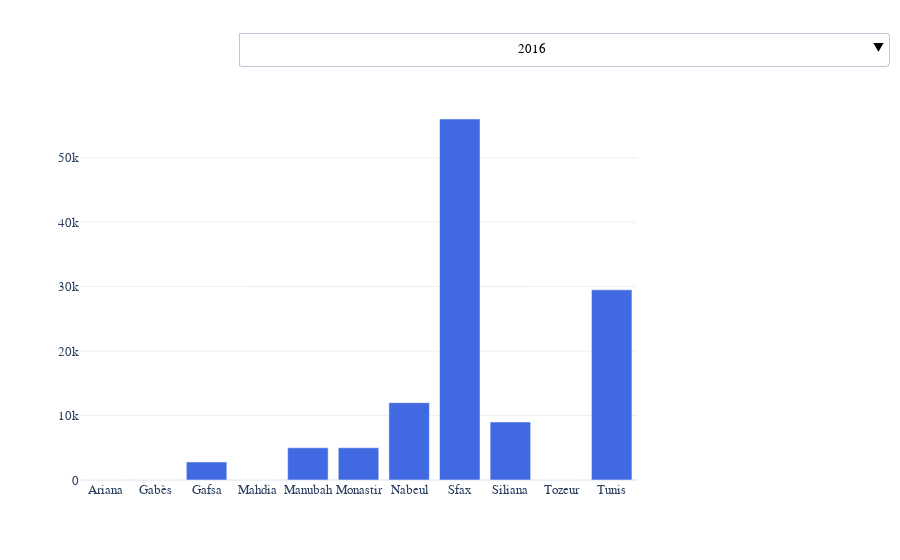

Notebook code cell kept with this figure:
### Markdown cell above
# Subventions

### Code cell
df1=pd.read_csv('subvention20162017.csv')
df2=pd.read_csv('subventionassociationsfinancespubliques2018.csv')


gk = df1.groupby('gov_name_f').sum()
data_bar=[ go.Bar(name='2016',
           visible=True,
           x=gk.index, 
           y=gk['subvention_2016'],
           marker_color='royalblue'),
         go.Bar(name='2017',
           visible=False,
           x= gk.index, 
           y= gk['subvention_2017'],
          marker_color='royalblue'),
         go.Bar(name='2018',
           visible=False,
           x=gk.index, 
           y=df2['Subvention'],
           marker_color='royalblue'),
          
        ]
    
list_updatemenus=[
        {'args':[{"visible":[True,False,False]}],
         'label':"                                                                                         2016                                                                                                         ",
         'method':"update"},
    
        {'args':[{"visible":[False,True,False]}],
         'label':"                                                                                         2017",
         'method':"update"},

         {'args':[{"visible":[False,False,True]}],
         'label':"                                                                                         2018",
         'method':"update"}]
layout_bar=go.Layout(updatemenus=list([dict(buttons= list_updatemenus,
                                                     x=1.45,
                                                     y=1.18,
                                                     bgcolor='white',
                                                     font=dict(color="black"))]),
                     title_text="",
                     template='plotly_white',
                     font=dict(
#                          color="white",
                    family=" Gravitas One, cursive",
                    size=13), 
#                      paper_bgcolor='rgb(0,0,0)',plot_bgcolor='rgba(0,0,0)'
                    )

#defining figure and plotting
sub_gov_an = go.Figure(data_bar,layout_bar)
sub_gov_an.show()

### Figure 1 — Plotly figure (JSON) as saved in the notebook; plotly's stock layout.template omitted (floating-point values rounded to 4 significant figures)
{"data": [{"marker": {"color": "royalblue"}, "name": "2016", "type": "bar", "visible": true, "x": ["Ariana", "Gabès", "Gafsa", "Mahdia", "Manubah", "Monastir", "Nabeul", "Sfax", "Siliana", "Tozeur", "Tunis"], "y": [0, 0, 2800, 0, 5000, 5000, 12000, 56000, 9000, 0, 29500]}, {"marker": {"color": "royalblue"}, "name": "2017", "type": "bar", "visible": false, "x": ["Ariana", "Gabès", "Gafsa", "Mahdia", "Manubah", "Monastir", "Nabeul", "Sfax", "Siliana", "Tozeur", "Tunis"], "y": [5000, 10000, 3500, 5000, 6000, 7000, 13000, 56000, 10000, 4000, 46000]}, {"marker": {"color": "royalblue"}, "name": "2018", "type": "bar", "visible": false, "x": ["Ariana", "Gabès", "Gafsa", "Mahdia", "Manubah", "Monastir", "Nabeul", "Sfax", "Siliana", "Tozeur", "Tunis"], "y": [50000, 30000, 5000, 0, 10000, 10000, 4000, 0, 0, 0, 2000, 0, 0, 0, 10000, 50000, 20000, 0, 8000, 0, 4000, 0, 0, 10000, 10000, 0, 4000, 10000, 0]}], "layout": {"font": {"family": " Gravitas One, cursive", "size": 13}, "title": {"text": ""}, "updatemenus": [{"bgcolor": "white", "buttons": [{"args": [{"visible": [true, false, false]}], "label": "                                                                                         2016                                                                                                         ", "method": "update"}, {"args": [{"visible": [false, true, false]}], "label": "                                                                                         2017", "method": "update"}, {"args": [{"visible": [false, false, true]}], "label": "                                                                                         2018", "method": "update"}], "font": {"color": "black"}, "x": 1.45, "y": 1.18}]}}
